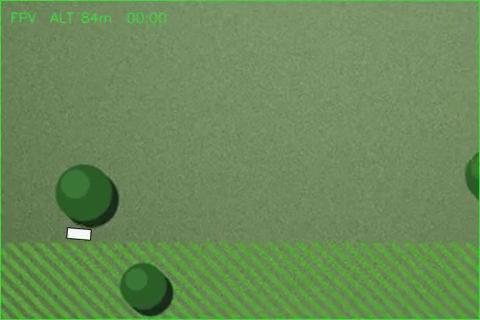
#> input picture frame 14 of flight.mp4, 480 x 320 px
$ jupyter execute 09_read_write_video.ipynb
#> lines starting #> are read from the running program, lines starting #| are printed output that depends on the picture
# WP 09 · Reading & Writing Video
*Computer-vision I/O — Unit II: UAV Data Collection & Processing Methods*

A video is just a loop over images: every image technique in this unit applies per frame. Always `release()` the capture and writer.

**Supporting data:** `flight.mp4` (download it from the button next to this snippet in the playground, then upload when the notebook asks).

---
**How to use:** `Runtime ▸ Run all`, or run each cell top to bottom. The original teaching snippet is reproduced verbatim below; only GUI-only calls (`cv2.imshow`, `cv2.waitKey`, `cv2.destroyAllWindows`) are adapted, because Colab has no display window.

[cell 1]
# === Setup (run me first) ===================================================
# OpenCV, NumPy and Matplotlib are already installed in Google Colab.
# If you run locally and cv2 is missing, uncomment the next line:
# !pip install opencv-python-headless matplotlib

import cv2, numpy as np, os
import matplotlib.pyplot as plt
print("OpenCV", cv2.__version__)

# [13 lines left out: function show, not called in this run]

[cell 2]
# --- Stand-in scene generator (used only if you don't upload the data file) ---
# [45 lines left out: functions make_scene, get_image, not called in this run]

[cell 3]
# --- Get a flight video: upload flight.mp4, else synthesise a short clip -----
def get_video(name="flight.mp4"):
    if os.path.exists(name):
        print("Loaded", name); return name
    try:
        from google.colab import files
        print(f"Upload '{name}' from the data pack (or Cancel to auto-generate).")
        up = files.upload()
        for fn in up:
            if fn.lower().endswith((".mp4", ".avi", ".mov")):
                print("Loaded", fn); return fn
    except Exception:
        pass
    print("Auto-generating a short flyover clip...")
    scene = make_scene(); H0, W0 = scene.shape[:2]
    big = cv2.resize(scene, (int(W0*1.7), int(H0*1.7)))
    OW, OH, FPS, N = 480, 320, 24, 96
    vw = cv2.VideoWriter(name, cv2.VideoWriter_fourcc(*"mp4v"), FPS, (OW, OH))
    for i in range(N):
        t = i/(N-1); te = 0.5-0.5*np.cos(np.pi*t)
        x = int((big.shape[1]-OW)*te); y = int((big.shape[0]-OH)*te)
        vw.write(big[y:y+OH, x:x+OW].copy())
    vw.release(); return name

### The snippet, exactly as shown in the playground
```python
cap = cv2.VideoCapture("flight.mp4")   # or 0 = webcam / FPV feed

fps = cap.get(cv2.CAP_PROP_FPS)
w   = int(cap.get(cv2.CAP_PROP_FRAME_WIDTH))
h   = int(cap.get(cv2.CAP_PROP_FRAME_HEIGHT))

fourcc = cv2.VideoWriter_fourcc(*"mp4v")
out = cv2.VideoWriter("annotated.mp4", fourcc, fps, (w, h))

while True:
    ret, frame = cap.read()   # ret=False at end of file
    if not ret:
        break
    # ... process frame (any lab from WP 10-15) ...
    out.write(frame)
    if cv2.waitKey(1) == ord("q"):
        break

cap.release(); out.release(); cv2.destroyAllWindows()
```

[cell 4]
# --- Runnable version: annotate every frame, then play it back inline --------
src = get_video("flight.mp4")
cap = cv2.VideoCapture(src)

fps = cap.get(cv2.CAP_PROP_FPS)
w   = int(cap.get(cv2.CAP_PROP_FRAME_WIDTH))
h   = int(cap.get(cv2.CAP_PROP_FRAME_HEIGHT))
print(f"fps={fps:.1f}  size={w}x{h}")

# Colab-friendly writer: H.264 in an .mp4 so it plays in the browser.
fourcc = cv2.VideoWriter_fourcc(*"mp4v")
out = cv2.VideoWriter("annotated.mp4", fourcc, fps, (w, h))

n = 0
while True:
    ret, frame = cap.read()          # ret=False at end of file
#> frame is the input picture: shape (320, 480, 3); mean B, G, R 87.7, 138.9, 106.4
    if not ret:
        break
    # ---- process frame: a simple Canny-edge overlay (a WP-12 lab) ----
    gray  = cv2.cvtColor(frame, cv2.COLOR_BGR2GRAY)
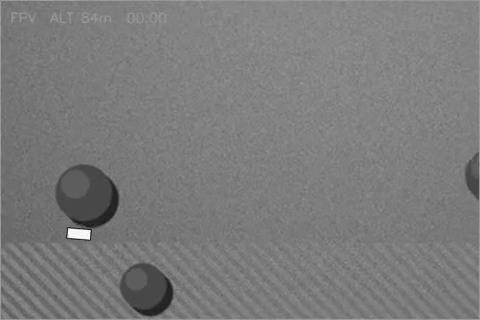
#> gray: shape (320, 480); min 22, max 255, mean 123.3
    edges = cv2.Canny(gray, 60, 140)
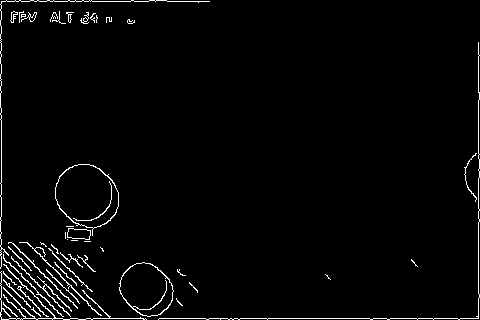
#> edges: shape (320, 480); 2.5% white in thin lines or dots
    frame[edges > 0] = (0, 0, 255)   # paint edges red
    cv2.putText(frame, f"frame {n}", (10, h - 12),
                cv2.FONT_HERSHEY_SIMPLEX, 0.6, (0, 255, 255), 2)
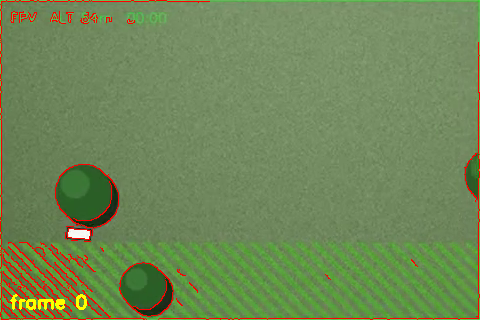
#> frame: shape (320, 480, 3); mean B, G, R 85.9, 135.7, 111.2
    out.write(frame)
    # (In a desktop app you'd cv2.imshow here and break on 'q'. Colab can't.)
    n += 1

cap.release(); out.release()
print(f"Wrote annotated.mp4 ({n} frames)")
